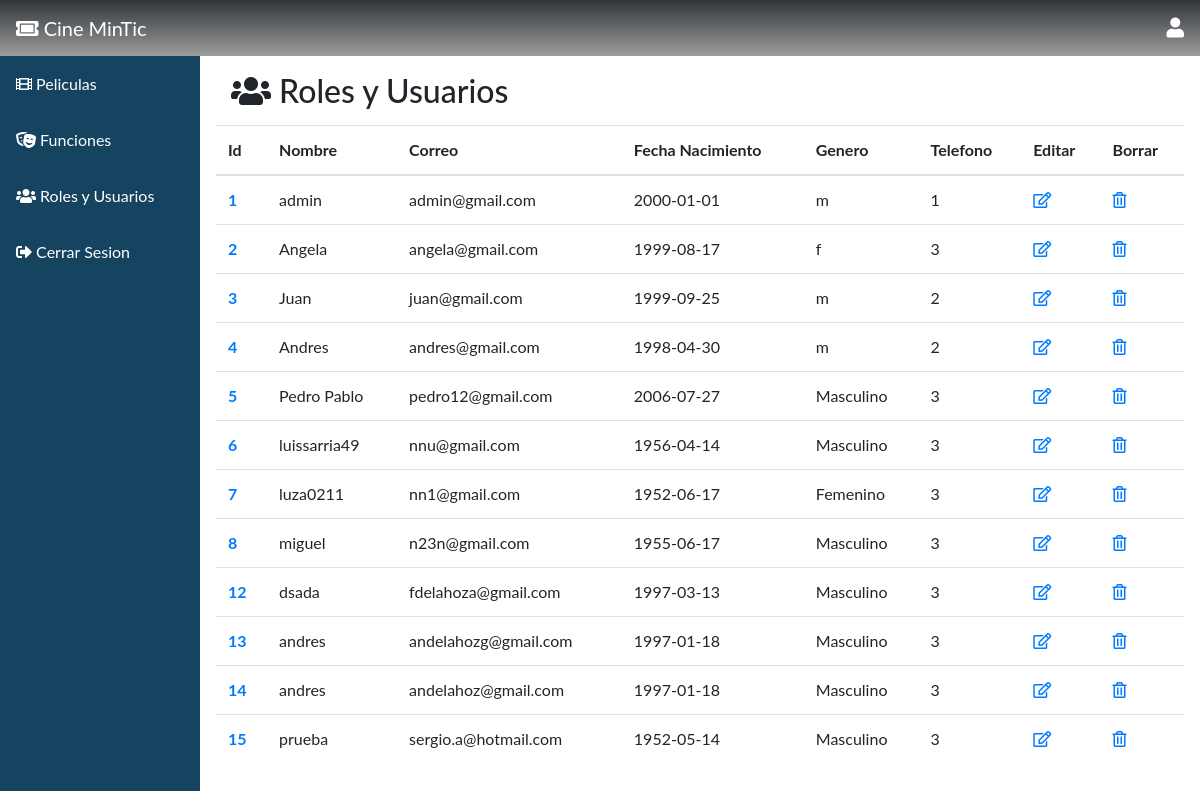
Page /admin_user/ (signed in) on the committed database.
### tables this page shows
CREATE TABLE usuario (id INTEGER PRIMARY KEY AUTOINCREMENT, nombre VARCHAR, email VARCHAR, password VARCHAR, fecha_nacimiento DATE, genero VARCHAR, cargo_id INT REFERENCES cargo (id) ON DELETE CASCADE ON UPDATE CASCADE);

### main.py (the view)
@app.route('/admin_user/', methods=['GET', 'POST'])
def manage_users():
    if g.user[6]!=1 and g.user[6]!=2:
        return redirect(url_for('home'))
    try:
        if request.method == 'GET':
            db=get_db()
            result=db.execute("SELECT * FROM usuario")
            result= result.fetchall()
            db.close()
            return render_template('rolyuser.html',result=result)
    except:
        return render_template('rolyuser.html')

### db.py (called while the page is built)
def get_db():
    try:
        if 'db' not in g:
            print('conectada')
            g.db = sqlite3.connect('cinemintic.db')
        return g.db
    except Error:
        print(Error)

### main.py (called while the page is built)
@app.before_request
def cargar_usuario_registrado():
    print("Entró en before_request.")
    id_usuario = session.get('id_usuario')
    if id_usuario is None:
        g.user = None
    else:
        g.user = get_db().execute(
                'SELECT id, nombre, email, password,fecha_nacimiento,genero,cargo_id FROM usuario WHERE id = ?'
                ,
                (id_usuario,)
            ).fetchone()
    print('g.user:', g.user)

### templates/rolyuser.html (shortened to what this page needs)
{% extends "bootstrap/base.html" %}
{% block styles %}
  <link rel="stylesheet" href="https://maxcdn.bootstrapcdn.com/bootstrap/4.0.0/css/bootstrap.min.css">
  <link href="https://cdnjs.cloudflare.com/ajax/libs/font-awesome/5.13.0/css/all.min.css" rel="stylesheet">
{% endblock %}
{% block content %}
<div class="sidebar">
  <a class="active" href="{{ url_for('home') }}" ><i class="fas fa-ticket-alt"></i> Cine MinTic</a>
  <a href="{{ url_for('manage_movies') }}" ><i class="fas fa-film"></i> Peliculas</a>
  <a href="{{ url_for('manage_functions') }}" ><i class="fas fa-theater-masks"></i> Funciones</a>
  <a href="{{ url_for('manage_users') }}" ><i class="fas fa-users"></i> Roles y Usuarios</a>
  <a href="#logout"><i class="fas fa-sign-out-alt"></i> Cerrar Sesion</a>
</div>
<nav style="background: linear-gradient(180deg, var(--black2) 0%, var(--black1) 100%);color: white;" class="navbar justify-content-between">
  <a class="navbar-brand"><i class="fas fa-ticket-alt"></i> Cine MinTic</a>
  <i style="font-size:20px" class="fas fa-user"></i>
</nav>
<div class="content">
  <h2 style="margin:15px;"><i class="fas fa-users"></i> Roles y Usuarios</h2>
  <table class="table">
  <thead>
    <tr>
      <th scope="col">Id</th>
      <th scope="col">Nombre</th>
      <th scope="col">Correo</th>
      <th scope="col">Fecha Nacimiento</th>
      <th scope="col">Genero</th>
      <th scope="col">Telefono</th>
      <th scope="col">Editar</th>
      <th scope="col">Borrar</th>
    </tr>
  </thead>
  <tbody>
      {% for fila in result %}
      <tr>
        <th scope="row"><a href="">{{ fila[0] }}</a></th>
        <td>{{ fila[1] }}</td>
        <td>{{ fila[2] }}</td>
        <td>{{ fila[4] }}</td>
        <td>{{ fila[5] }}</td>
        <td>{{ fila[6] }}</td>
        <td><a href=""><i class="far fa-edit"></i></a></td>
        <td><a href=""><i class="far fa-trash-alt"></i></a></td>
      </tr>
      {% endfor %}
  </tbody>
</table>
</div>
{% endblock %}

### templates/rolyuser.html (style rules this page uses)
:root { --gold1:#F4BD76; --gold2:#F6CD8F; --gray:#ffffff80; --gray2:#f7d9d990; --black1: #9C9C9B; --black2: #30353B; --shadow: 0 8px 8px; --color_shadow: #00000033; }
body { margin: 0; font-family: "Lato", sans-serif; }
.sidebar { margin: 0; padding: 0; width: 200px; background-color: #154360; position: fixed; height: 100%; overflow: auto; }
.sidebar a { display: block; color: white; padding: 16px; text-decoration: none; }
.sidebar a.active { background: linear-gradient(180deg, var(--black2) 0%, var(--black1) 100%);color: white; color: white; }
div.content { margin-left: 200px; padding: 1px 16px; }

### rows in the picture
usuario: id "1", nombre "admin", email "admin@gmail.com", fecha_nacimiento "2000-01-01", genero "m", cargo "1"
usuario: id "2", nombre "Angela", email "angela@gmail.com", fecha_nacimiento "1999-08-17", genero "f", cargo "3"
usuario: id "3", nombre "Juan", email "juan@gmail.com", fecha_nacimiento "1999-09-25", genero "m", cargo "2"
usuario: id "4", nombre "Andres", email "andres@gmail.com", fecha_nacimiento "1998-04-30", genero "m", cargo "2"
usuario: id "5", nombre "Pedro Pablo", email "pedro12@gmail.com", fecha_nacimiento "2006-07-27", genero "Masculino", cargo "3"
usuario: id "6", nombre "luissarria49", email "nnu@gmail.com", fecha_nacimiento "1956-04-14", genero "Masculino", cargo "3"
usuario: id "7", nombre "luza0211", email "nn1@gmail.com", fecha_nacimiento "1952-06-17", genero "Femenino", cargo "3"
usuario: id "8", nombre "miguel", email "n23n@gmail.com", fecha_nacimiento "1955-06-17", genero "Masculino", cargo "3"
usuario: id "12", nombre "dsada", email "fdelahoza@gmail.com", fecha_nacimiento "1997-03-13", genero "Masculino", cargo "3"
usuario: id "13", nombre "andres", email "andelahozg@gmail.com", fecha_nacimiento "1997-01-18", genero "Masculino", cargo "3"
usuario: id "14", nombre "andres", email "andelahoz@gmail.com", fecha_nacimiento "1997-01-18", genero "Masculino", cargo "3"
usuario: id "15", nombre "prueba", email "sergio.a@hotmail.com", fecha_nacimiento "1952-05-14", genero "Masculino", cargo "3"
